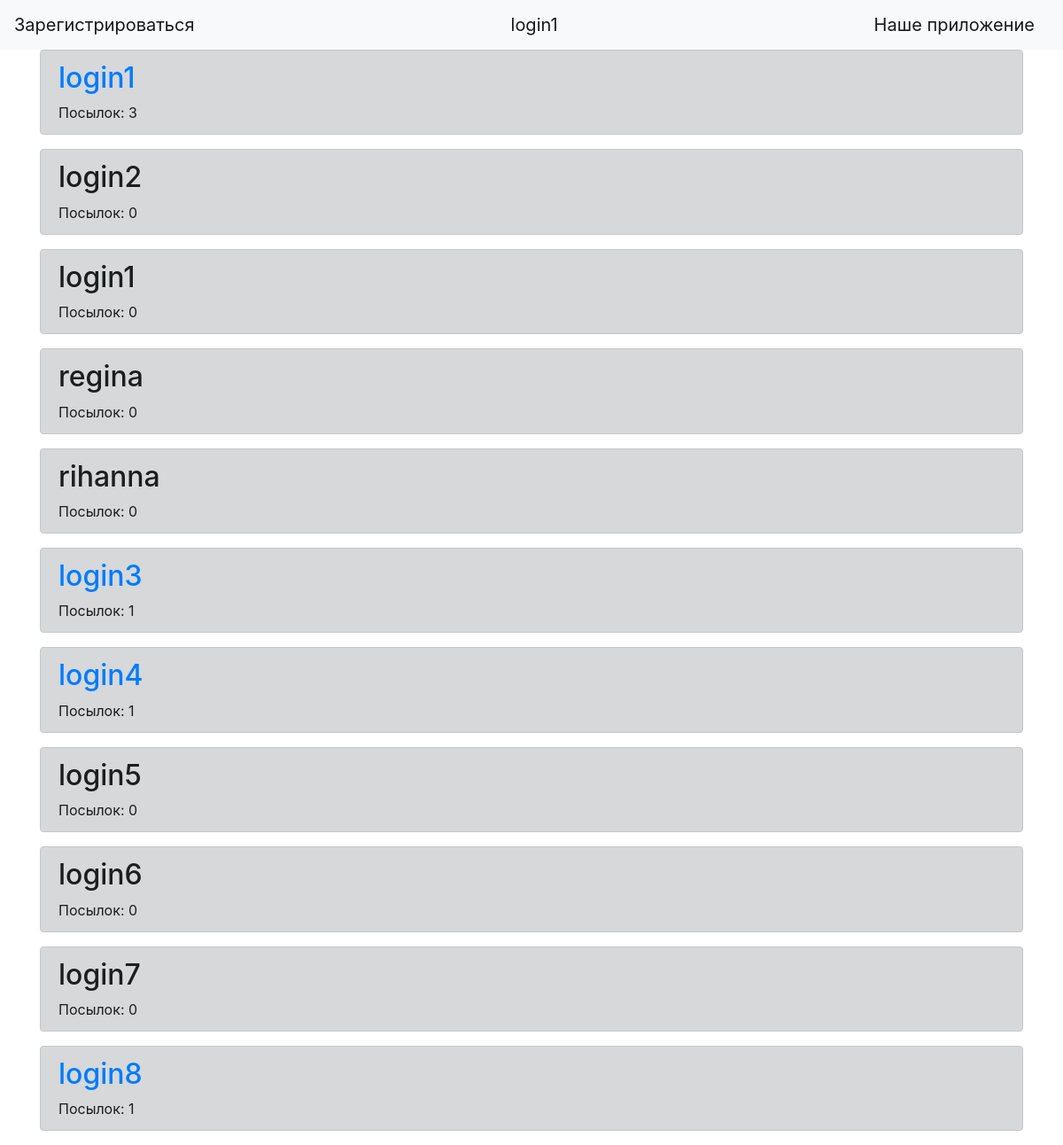
The page /super_page (signed in) on the database its author committed.
### tables this page shows
CREATE TABLE users 
    (id INTEGER PRIMARY KEY AUTOINCREMENT, 
     user_name VARCHAR(50),
     password_hash VARCHAR(128)
    );

### contest.py (the view)
@app.route('/super_page', methods=['GET', 'POST'])
def super_page():
    users = user_model.get_all()
    return render_template('super_page1.html', username=session['username'], users=users)

### contest.py (called while the page is built)
    def get_all(self):
        cursor = self.connection.cursor()
        cursor.execute('''select *, (select count(*) from news where news.user_id = users.id) as qty from users''')
        rows = cursor.fetchall()
        return rows

### templates/super_page1.html
{% extends "base1.html" %}
{% block content %}
{% for user in users %}
 {% if user[1] != "Admin" %}
    <div class="alert alert-dark" role="alert">
            {% if user[3] != 0 %}
            <h2> <a href="/main_admin/{{user[0]}}">{{user[1]}}</a></h2>
            {% else %}
            <h2>{{user[1]}}</h2>
            {% endif %}
            <div>Посылок: {{user[3]}}</div>
    </div>
 {% endif %}
{% endfor %}
{% endblock %}

### templates/base1.html (shortened to what this page needs)
<!doctype html>
<html lang="en">
<head>
    <link rel="stylesheet" href="https://maxcdn.bootstrapcdn.com/bootstrap/4.0.0/css/bootstrap.min.css">
</head>
  <body>
    <header>
      <nav class="navbar navbar-light bg-light">
       <a class="navbar-brand" href="/registration">Зарегистрироваться</a>
       {% if "username" in session %}
         <a class="navbar-brand" href="/logout">{{session['username']}}</a>
       {% endif %}
        <a class="navbar-brand" href="#">Наше приложение</a>
</nav>
    </header>
    <main role="main" class="container">
        {% block content %}{% endblock %}
    </main>
  </body>
</html>

### rows shown on the page
users: user_name "login1", user "3"
users: user_name "login2", user "0"
users: user_name "login1", user "0"
users: user_name "regina", user "0"
users: user_name "rihanna", user "0"
users: user_name "login3", user "1"
users: user_name "login4", user "1"
users: user_name "login5", user "0"
users: user_name "login6", user "0"
users: user_name "login7", user "0"
users: user_name "login8", user "1"

### other values the page prints
{{ session['username'] }} "login1"
